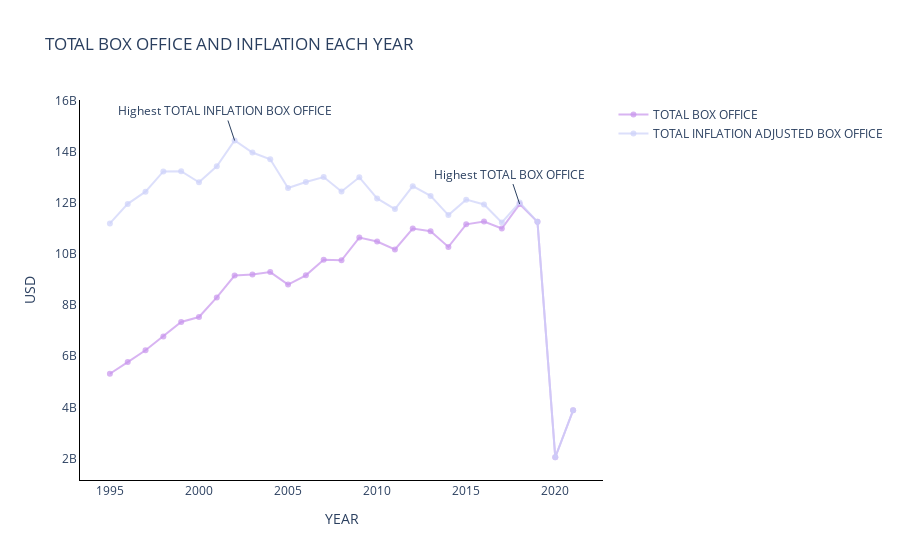

The notebook cell saved with this chart:
### Markdown cell above
From the barplot we can see that total tickets sold fro 1995 till 2020 did not change much. Only last 2 years we can observe the lowest values.

### Code cell
#Total Box Office and Inflation from 1995 to 2020
fig = go.Figure()

# Add graph object
fig.add_trace(go.Scatter(x=AnnualTicketSales['YEAR'],
                        y=AnnualTicketSales['TOTAL BOX OFFICE'],
                        mode='markers+lines',
                        name='TOTAL BOX OFFICE',
                        marker=dict(color='rgba(200, 148, 237,.7)')))

fig.add_trace(go.Scatter(x=AnnualTicketSales['YEAR'],
                        y=AnnualTicketSales['TOTAL INFLATION ADJUSTED BOX OFFICE'],
                        mode='markers+lines',
                        name='TOTAL INFLATION ADJUSTED BOX OFFICE',
                        marker=dict(color='rgba(205, 210, 250,.7)')))

# Update layout
fig.update_layout(title='TOTAL BOX OFFICE AND INFLATION EACH YEAR',
                 yaxis=dict(showgrid=False, showline=True, linecolor='rgb(0,0,0)', title='USD'),
                 xaxis=dict(showgrid=False, showline=True, linecolor='rgb(0,0,0)', title='YEAR'),
                 paper_bgcolor='rgb(255,255,255)',
                 plot_bgcolor='rgb(255,255,255)',
                 hovermode='x unified')

# Add annotation with arrow
fig.add_annotation(x=AnnualTicketSales.iloc[AnnualTicketSales['TOTAL INFLATION ADJUSTED BOX OFFICE'].argmax()].YEAR,
                    y=AnnualTicketSales['TOTAL INFLATION ADJUSTED BOX OFFICE'][AnnualTicketSales.YEAR==AnnualTicketSales.iloc[AnnualTicketSales['TOTAL INFLATION ADJUSTED BOX OFFICE'].argmax()].YEAR].values[0],
                    text='Highest TOTAL INFLATION BOX OFFICE')

fig.add_annotation(x=AnnualTicketSales.iloc[AnnualTicketSales['TOTAL BOX OFFICE'].argmax()].YEAR,
                    y=AnnualTicketSales['TOTAL BOX OFFICE'][AnnualTicketSales.YEAR==AnnualTicketSales.iloc[AnnualTicketSales['TOTAL BOX OFFICE'].argmax()].YEAR].values[0],
                    text='Highest TOTAL BOX OFFICE')
fig.show()

### Figure 1 — Plotly figure (JSON) as saved in the notebook; plotly's stock layout.template omitted (floating-point values rounded to 4 significant figures)
{"data": [{"marker": {"color": "rgba(200, 148, 237,.7)"}, "mode": "markers+lines", "name": "TOTAL BOX OFFICE", "type": "scatter", "x": [2021, 2020, 2019, 2018, 2017, 2016, 2015, 2014, 2013, 2012, 2011, 2010, 2009, 2008, 2007, 2006, 2005, 2004, 2003, 2002, 2001, 2000, 1999, 1998, 1997, 1996, 1995], "y": [3881777912, 2048534616, 11253443955, 11948096650, 10993991460, 11267115924, 11155900636, 10272985008, 10887446341, 10992141616, 10173519704, 10482254025, 10639257284, 9750744148, 9769854914, 9161738221, 8800805718, 9287996519, 9193277289, 9155147215, 8296849636, 7532311479, 7338894852, 6771575283, 6230235770, 5769078886, 5314421390]}, {"marker": {"color": "rgba(205, 210, 250,.7)"}, "mode": "markers+lines", "name": "TOTAL INFLATION ADJUSTED BOX OFFICE", "type": "scatter", "x": [2021, 2020, 2019, 2018, 2017, 2016, 2015, 2014, 2013, 2012, 2011, 2010, 2009, 2008, 2007, 2006, 2005, 2004, 2003, 2002, 2001, 2000, 1999, 1998, 1997, 1996, 1995], "y": [3881777912, 2048534616, 11253444050, 12013670952, 11226860216, 11931416424, 12121948075, 11517810744, 12266787382, 12649244986, 11751502955, 12169509032, 12994051137, 12439665380, 13007535993, 12812442671, 12576499367, 13700165883, 13965240914, 14433929789, 13427407722, 12800734319, 13233123027, 13225505439, 12433322785, 11955781912, 11190826105]}], "layout": {"annotations": [{"text": "Highest TOTAL INFLATION BOX OFFICE", "x": 2002, "y": 14433929789}, {"text": "Highest TOTAL BOX OFFICE", "x": 2018, "y": 11948096650}], "hovermode": "x unified", "paper_bgcolor": "rgb(255,255,255)", "plot_bgcolor": "rgb(255,255,255)", "title": {"text": "TOTAL BOX OFFICE AND INFLATION EACH YEAR"}, "xaxis": {"linecolor": "rgb(0,0,0)", "showgrid": false, "showline": true, "title": {"text": "YEAR"}}, "yaxis": {"linecolor": "rgb(0,0,0)", "showgrid": false, "showline": true, "title": {"text": "USD"}}}}
